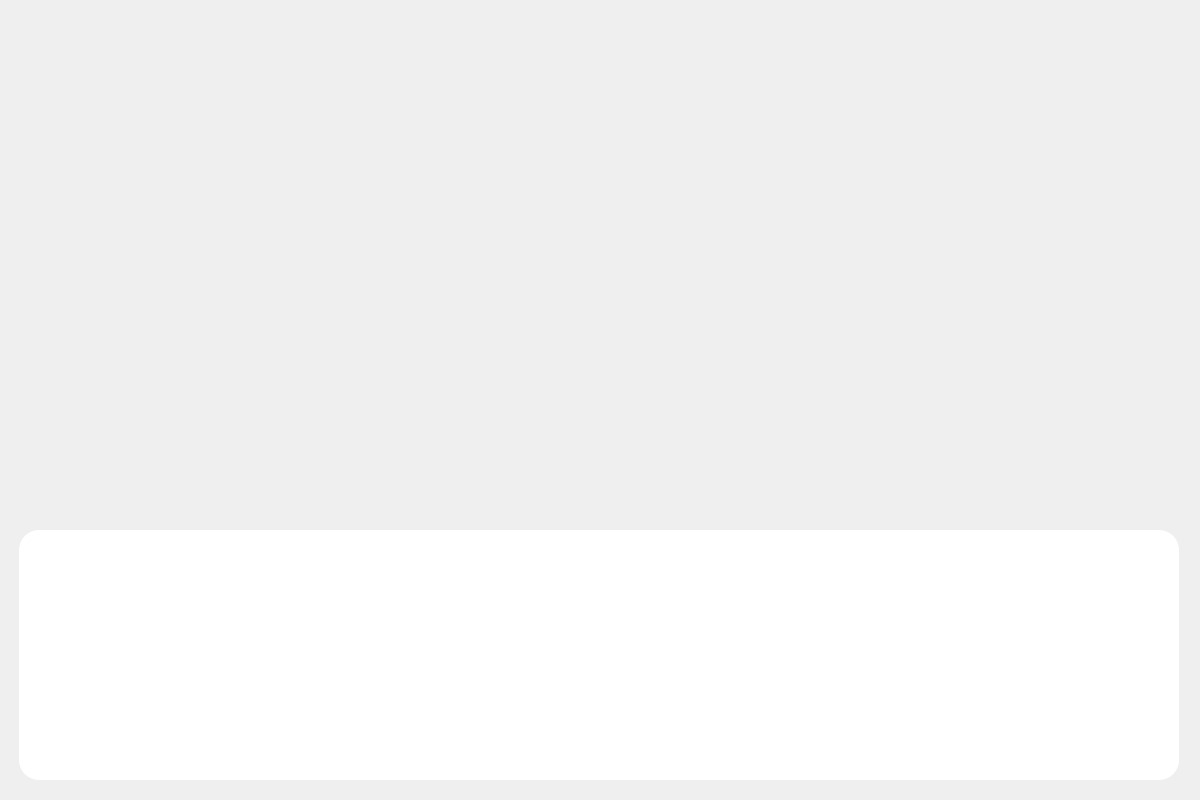
<?xml version="1.0" encoding="UTF-8"?>
<ui version="4.0">
 <class>MainWindow</class>
 <widget class="QMainWindow" name="MainWindow">
  <property name="geometry">
   <rect>
    <x>0</x>
    <y>0</y>
    <width>1200</width>
    <height>800</height>
   </rect>
  </property>
  <property name="windowTitle">
   <string>sin3</string>
  </property>
  <widget class="QWidget" name="centralwidget">
   <widget class="QLabel" name="label">
    <property name="geometry">
     <rect>
      <x>0</x>
      <y>0</y>
      <width>1200</width>
      <height>800</height>
     </rect>
    </property>
    <property name="toolTipDuration">
     <number>-1</number>
    </property>
    <property name="text">
     <string/>
    </property>
    <property name="pixmap">
     <pixmap>집 이미지.png</pixmap>
    </property>
    <property name="scaledContents">
     <bool>true</bool>
    </property>
   </widget>
   <widget class="QPlainTextEdit" name="plainTextEdit">
    <property name="geometry">
     <rect>
      <x>19</x>
      <y>530</y>
      <width>1160</width>
      <height>250</height>
     </rect>
    </property>
    <property name="mouseTracking">
     <bool>false</bool>
    </property>
    <property name="autoFillBackground">
     <bool>false</bool>
    </property>
    <property name="styleSheet">
     <string notr="true">border-radius:20px;
background-color:rgb(255, 255, 255)</string>
    </property>
    <property name="plainText">
     <string/>
    </property>
   </widget>
   <widget class="QPushButton" name="next1">
    <property name="geometry">
     <rect>
      <x>1050</x>
      <y>625</y>
      <width>121</width>
      <height>141</height>
     </rect>
    </property>
    <property name="toolTipDuration">
     <number>-1</number>
    </property>
    <property name="autoFillBackground">
     <bool>false</bool>
    </property>
    <property name="styleSheet">
     <string notr="true">background-color:rgb(255, 255, 255);
border-bottom-right-radius: 20px</string>
    </property>
    <property name="text">
     <string/>
    </property>
    <property name="icon">
     <iconset>
      <normaloff>안뇽이.png</normaloff>안뇽이.png</iconset>
    </property>
    <property name="iconSize">
     <size>
      <width>150</width>
      <height>150</height>
     </size>
    </property>
    <property name="autoRepeatDelay">
     <number>300</number>
    </property>
   </widget>
  </widget>
 </widget>
 <resources/>
 <connections/>
</ui>
